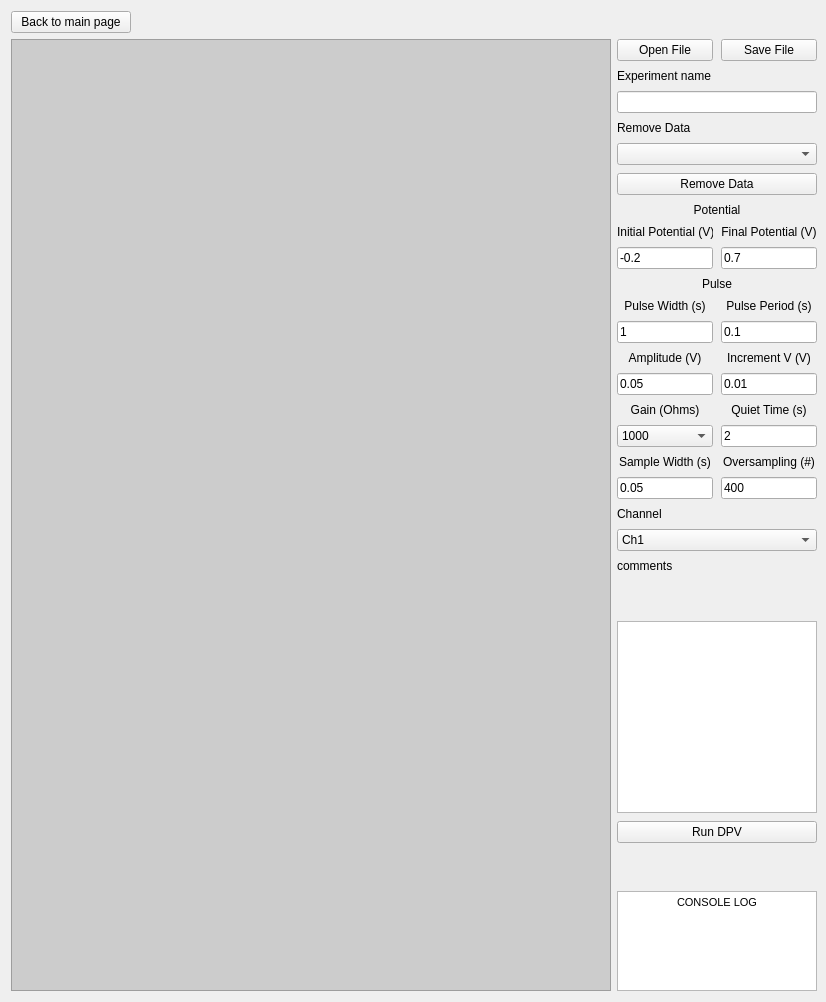
      <widget class="QWidget" name="dpv_page">
       <layout class="QGridLayout" name="gridLayout_12">
        <property name="rightMargin">
         <number>9</number>
        </property>
        <item row="1" column="0">
         <widget class="QPushButton" name="dpv_to_main_button">
          <property name="maximumSize">
           <size>
            <width>120</width>
            <height>16777215</height>
           </size>
          </property>
          <property name="text">
           <string>Back to main page</string>
          </property>
         </widget>
        </item>
        <item row="2" column="0">
         <layout class="QHBoxLayout" name="dpv_horizontal_layout">
          <item>
           <widget class="QGraphicsView" name="dpv_plot_widget_container">
            <property name="minimumSize">
             <size>
              <width>600</width>
              <height>300</height>
             </size>
            </property>
            <property name="styleSheet">
             <string notr="true">background-color:#CCCCCC;</string>
            </property>
           </widget>
          </item>
          <item>
           <layout class="QVBoxLayout" name="dpv_parameters">
            <property name="spacing">
             <number>8</number>
            </property>
            <item>
             <layout class="QGridLayout" name="dpv_file_layout">
              <item row="0" column="1">
               <widget class="QPushButton" name="dpv_save_file_button">
                <property name="text">
                 <string>Save File</string>
                </property>
               </widget>
              </item>
              <item row="0" column="0">
               <widget class="QPushButton" name="dpv_open_file_button">
                <property name="text">
                 <string>Open File</string>
                </property>
               </widget>
              </item>
             </layout>
            </item>
            <item>
             <widget class="QLabel" name="label_5">
              <property name="text">
               <string>Experiment name</string>
              </property>
             </widget>
            </item>
            <item>
             <widget class="QLineEdit" name="dpv_experiment_name">
              <property name="sizePolicy">
               <sizepolicy hsizetype="Ignored" vsizetype="Fixed">
                <horstretch>0</horstretch>
                <verstretch>0</verstretch>
               </sizepolicy>
              </property>
             </widget>
            </item>
            <item>
             <widget class="QLabel" name="label_6">
              <property name="text">
               <string>Remove Data</string>
              </property>
             </widget>
            </item>
            <item>
             <widget class="QComboBox" name="dpv_remove_data_combo_box"/>
            </item>
            <item>
             <widget class="QPushButton" name="dpv_remove_data_button">
              <property name="text">
               <string>Remove Data</string>
              </property>
             </widget>
            </item>
            <item>
             <widget class="QLabel" name="dpv_potential__label">
              <property name="text">
               <string>&lt;html&gt;&lt;head/&gt;&lt;body&gt;&lt;p align=&quot;center&quot;&gt;Potential&lt;/p&gt;&lt;/body&gt;&lt;/html&gt;</string>
              </property>
             </widget>
            </item>
            <item>
             <layout class="QGridLayout" name="dpv_potential_layout">
              <item row="0" column="1">
               <widget class="QLabel" name="dpv_final_potential_label">
                <property name="sizePolicy">
                 <sizepolicy hsizetype="Ignored" vsizetype="Preferred">
                  <horstretch>0</horstretch>
                  <verstretch>0</verstretch>
                 </sizepolicy>
                </property>
                <property name="text">
                 <string>&lt;html&gt;&lt;head/&gt;&lt;body&gt;&lt;p align=&quot;center&quot;&gt;Final Potential (V)&lt;/p&gt;&lt;/body&gt;&lt;/html&gt;</string>
                </property>
               </widget>
              </item>
              <item row="1" column="1">
               <widget class="QLineEdit" name="dpv_final_potential">
                <property name="sizePolicy">
                 <sizepolicy hsizetype="Ignored" vsizetype="Fixed">
                  <horstretch>0</horstretch>
                  <verstretch>0</verstretch>
                 </sizepolicy>
                </property>
                <property name="text">
                 <string>0.7</string>
                </property>
               </widget>
              </item>
              <item row="0" column="0">
               <widget class="QLabel" name="dpv_initial_potential_label">
                <property name="sizePolicy">
                 <sizepolicy hsizetype="Ignored" vsizetype="Preferred">
                  <horstretch>0</horstretch>
                  <verstretch>0</verstretch>
                 </sizepolicy>
                </property>
                <property name="text">
                 <string>&lt;html&gt;&lt;head/&gt;&lt;body&gt;&lt;p align=&quot;center&quot;&gt;Initial Potential (V)&lt;/p&gt;&lt;/body&gt;&lt;/html&gt;</string>
                </property>
               </widget>
              </item>
              <item row="1" column="0">
               <widget class="QLineEdit" name="dpv_initial_potential">
                <property name="sizePolicy">
                 <sizepolicy hsizetype="Ignored" vsizetype="Fixed">
                  <horstretch>0</horstretch>
                  <verstretch>0</verstretch>
                 </sizepolicy>
                </property>
                <property name="text">
                 <string>-0.2</string>
                </property>
               </widget>
              </item>
             </layout>
            </item>
            <item>
             <widget class="QLabel" name="dpv_pulse_label">
              <property name="text">
               <string>&lt;html&gt;&lt;head/&gt;&lt;body&gt;&lt;p align=&quot;center&quot;&gt;Pulse&lt;/p&gt;&lt;/body&gt;&lt;/html&gt;</string>
              </property>
             </widget>
            </item>
            <item>
             <layout class="QGridLayout" name="dpv_pulse_layout">
              <item row="0" column="0">
               <widget class="QLabel" name="dpv_pulse_width_label">
                <property name="sizePolicy">
                 <sizepolicy hsizetype="Ignored" vsizetype="Preferred">
                  <horstretch>0</horstretch>
                  <verstretch>0</verstretch>
                 </sizepolicy>
                </property>
                <property name="text">
                 <string>&lt;html&gt;&lt;head/&gt;&lt;body&gt;&lt;p align=&quot;center&quot;&gt;Pulse Width (s)&lt;/p&gt;&lt;/body&gt;&lt;/html&gt;</string>
                </property>
               </widget>
              </item>
              <item row="1" column="1">
               <widget class="QLineEdit" name="dpv_pulse_period">
                <property name="sizePolicy">
                 <sizepolicy hsizetype="Ignored" vsizetype="Fixed">
                  <horstretch>0</horstretch>
                  <verstretch>0</verstretch>
                 </sizepolicy>
                </property>
                <property name="text">
                 <string>0.1</string>
                </property>
               </widget>
              </item>
              <item row="1" column="0">
               <widget class="QLineEdit" name="dpv_pulse_width">
                <property name="sizePolicy">
                 <sizepolicy hsizetype="Ignored" vsizetype="Fixed">
                  <horstretch>0</horstretch>
                  <verstretch>0</verstretch>
                 </sizepolicy>
                </property>
                <property name="text">
                 <string>1</string>
                </property>
               </widget>
              </item>
              <item row="3" column="0">
               <widget class="QLineEdit" name="dpv_amplitude">
                <property name="sizePolicy">
                 <sizepolicy hsizetype="Ignored" vsizetype="Fixed">
                  <horstretch>0</horstretch>
                  <verstretch>0</verstretch>
                 </sizepolicy>
                </property>
                <property name="text">
                 <string>0.05</string>
                </property>
               </widget>
              </item>
              <item row="2" column="1">
               <widget class="QLabel" name="dpv_increment_label">
                <property name="sizePolicy">
                 <sizepolicy hsizetype="Ignored" vsizetype="Preferred">
                  <horstretch>0</horstretch>
                  <verstretch>0</verstretch>
                 </sizepolicy>
                </property>
                <property name="text">
                 <string>&lt;html&gt;&lt;head/&gt;&lt;body&gt;&lt;p align=&quot;center&quot;&gt;Increment V (V)&lt;/p&gt;&lt;/body&gt;&lt;/html&gt;</string>
                </property>
               </widget>
              </item>
              <item row="0" column="1">
               <widget class="QLabel" name="dpv_pulse_period_label">
                <property name="sizePolicy">
                 <sizepolicy hsizetype="Ignored" vsizetype="Preferred">
                  <horstretch>0</horstretch>
                  <verstretch>0</verstretch>
                 </sizepolicy>
                </property>
                <property name="text">
                 <string>&lt;html&gt;&lt;head/&gt;&lt;body&gt;&lt;p align=&quot;center&quot;&gt;Pulse Period (s)&lt;/p&gt;&lt;/body&gt;&lt;/html&gt;</string>
                </property>
               </widget>
              </item>
              <item row="3" column="1">
               <widget class="QLineEdit" name="dpv_increment_potential">
                <property name="sizePolicy">
                 <sizepolicy hsizetype="Ignored" vsizetype="Fixed">
                  <horstretch>0</horstretch>
                  <verstretch>0</verstretch>
                 </sizepolicy>
                </property>
                <property name="text">
                 <string>0.01</string>
                </property>
               </widget>
              </item>
              <item row="2" column="0">
               <widget class="QLabel" name="dpv_amplitude_label">
                <property name="sizePolicy">
                 <sizepolicy hsizetype="Ignored" vsizetype="Preferred">
                  <horstretch>0</horstretch>
                  <verstretch>0</verstretch>
                 </sizepolicy>
                </property>
                <property name="text">
                 <string>&lt;html&gt;&lt;head/&gt;&lt;body&gt;&lt;p align=&quot;center&quot;&gt;Amplitude (V)&lt;/p&gt;&lt;/body&gt;&lt;/html&gt;</string>
                </property>
               </widget>
              </item>
             </layout>
            </item>
            <item>
             <layout class="QGridLayout" name="gridLayout_14">
              <item row="3" column="0">
               <widget class="QLabel" name="dpv_sample_width_label">
                <property name="text">
                 <string>&lt;html&gt;&lt;head/&gt;&lt;body&gt;&lt;p align=&quot;center&quot;&gt;Sample Width (s)&lt;/p&gt;&lt;/body&gt;&lt;/html&gt;</string>
                </property>
               </widget>
              </item>
              <item row="1" column="0">
               <widget class="QLabel" name="dpv_gain_label">
                <property name="text">
                 <string>&lt;html&gt;&lt;head/&gt;&lt;body&gt;&lt;p align=&quot;center&quot;&gt;Gain (Ohms)&lt;/p&gt;&lt;/body&gt;&lt;/html&gt;</string>
                </property>
               </widget>
              </item>
              <item row="1" column="1">
               <widget class="QLabel" name="dpv_quiet_time_label">
                <property name="text">
                 <string>&lt;html&gt;&lt;head/&gt;&lt;body&gt;&lt;p align=&quot;center&quot;&gt;Quiet Time (s)&lt;/p&gt;&lt;/body&gt;&lt;/html&gt;</string>
                </property>
               </widget>
              </item>
              <item row="2" column="0">
               <widget class="QComboBox" name="dpv_gain_combo_box">
                <property name="currentText">
                 <string>1000</string>
                </property>
                <item>
                 <property name="text">
                  <string>1000</string>
                 </property>
                </item>
                <item>
                 <property name="text">
                  <string>10000</string>
                 </property>
                </item>
                <item>
                 <property name="text">
                  <string>100000</string>
                 </property>
                </item>
               </widget>
              </item>
              <item row="2" column="1">
               <widget class="QLineEdit" name="dpv_quiet_time">
                <property name="sizePolicy">
                 <sizepolicy hsizetype="Ignored" vsizetype="Fixed">
                  <horstretch>0</horstretch>
                  <verstretch>0</verstretch>
                 </sizepolicy>
                </property>
                <property name="text">
                 <string>2</string>
                </property>
               </widget>
              </item>
              <item row="4" column="0">
               <widget class="QLineEdit" name="dpv_sample_width">
                <property name="sizePolicy">
                 <sizepolicy hsizetype="Ignored" vsizetype="Fixed">
                  <horstretch>0</horstretch>
                  <verstretch>0</verstretch>
                 </sizepolicy>
                </property>
                <property name="text">
                 <string>0.05</string>
                </property>
               </widget>
              </item>
              <item row="3" column="1">
               <widget class="QLabel" name="dpv_oversampling_label">
                <property name="text">
                 <string>&lt;html&gt;&lt;head/&gt;&lt;body&gt;&lt;p align=&quot;center&quot;&gt;Oversampling (#)&lt;/p&gt;&lt;/body&gt;&lt;/html&gt;</string>
                </property>
               </widget>
              </item>
              <item row="4" column="1">
               <widget class="QLineEdit" name="dpv_oversampling">
                <property name="sizePolicy">
                 <sizepolicy hsizetype="Ignored" vsizetype="Fixed">
                  <horstretch>0</horstretch>
                  <verstretch>0</verstretch>
                 </sizepolicy>
                </property>
                <property name="text">
                 <string>400</string>
                </property>
               </widget>
              </item>
             </layout>
            </item>
            <item>
             <widget class="QLabel" name="label_7">
              <property name="text">
               <string>Channel</string>
              </property>
             </widget>
            </item>
            <item>
             <widget class="QComboBox" name="dpv_channel_selector">
              <item>
               <property name="text">
                <string>Ch1</string>
               </property>
              </item>
              <item>
               <property name="text">
                <string>Ch2</string>
               </property>
              </item>
              <item>
               <property name="text">
                <string>Ch3</string>
               </property>
              </item>
              <item>
               <property name="text">
                <string>Ch4</string>
               </property>
              </item>
             </widget>
            </item>
            <item>
             <widget class="QLabel" name="label_8">
              <property name="text">
               <string>comments</string>
              </property>
             </widget>
            </item>
            <item>
             <spacer name="dpv_lower_spacer">
              <property name="orientation">
               <enum>Qt::Vertical</enum>
              </property>
              <property name="sizeHint" stdset="0">
               <size>
                <width>20</width>
                <height>40</height>
               </size>
              </property>
             </spacer>
            </item>
            <item>
             <widget class="QTextEdit" name="dpv_comments_textEdit">
              <property name="sizePolicy">
               <sizepolicy hsizetype="Ignored" vsizetype="Expanding">
                <horstretch>0</horstretch>
                <verstretch>0</verstretch>
               </sizepolicy>
              </property>
             </widget>
            </item>
            <item>
             <widget class="QPushButton" name="run_dpv_button">
              <property name="text">
               <string>Run DPV</string>
              </property>
             </widget>
            </item>
            <item>
             <spacer name="verticalSpacer_5">
              <property name="orientation">
               <enum>Qt::Vertical</enum>
              </property>
              <property name="sizeHint" stdset="0">
               <size>
                <width>20</width>
                <height>40</height>
               </size>
              </property>
             </spacer>
            </item>
            <item>
             <widget class="QTextEdit" name="dpv_console_log">
              <property name="sizePolicy">
               <sizepolicy hsizetype="Minimum" vsizetype="Minimum">
                <horstretch>0</horstretch>
                <verstretch>0</verstretch>
               </sizepolicy>
              </property>
              <property name="maximumSize">
               <size>
                <width>200</width>
                <height>100</height>
               </size>
              </property>
              <property name="readOnly">
               <bool>true</bool>
              </property>
              <property name="html">
               <string>&lt;!DOCTYPE HTML PUBLIC &quot;-//W3C//DTD HTML 4.0//EN&quot; &quot;http://www.w3.org/TR/REC-html40/strict.dtd&quot;&gt;
&lt;html&gt;&lt;head&gt;&lt;meta name=&quot;qrichtext&quot; content=&quot;1&quot; /&gt;&lt;meta charset=&quot;utf-8&quot; /&gt;&lt;style type=&quot;text/css&quot;&gt;
p, li { white-space: pre-wrap; }
hr { height: 1px; border-width: 0; }
li.unchecked::marker { content: &quot;\2610&quot;; }
li.checked::marker { content: &quot;\2612&quot;; }
&lt;/style&gt;&lt;/head&gt;&lt;body style=&quot; font-family:'Segoe UI'; font-size:9pt; font-weight:400; font-style:normal;&quot;&gt;
&lt;p align=&quot;center&quot; style=&quot; margin-top:0px; margin-bottom:0px; margin-left:0px; margin-right:0px; -qt-block-indent:0; text-indent:0px;&quot;&gt;&lt;span style=&quot; font-family:'MS Shell Dlg 2'; font-size:8.25pt;&quot;&gt;CONSOLE LOG&lt;/span&gt;&lt;/p&gt;&lt;/body&gt;&lt;/html&gt;</string>
              </property>
             </widget>
            </item>
           </layout>
          </item>
         </layout>
        </item>
       </layout>
      </widget>
